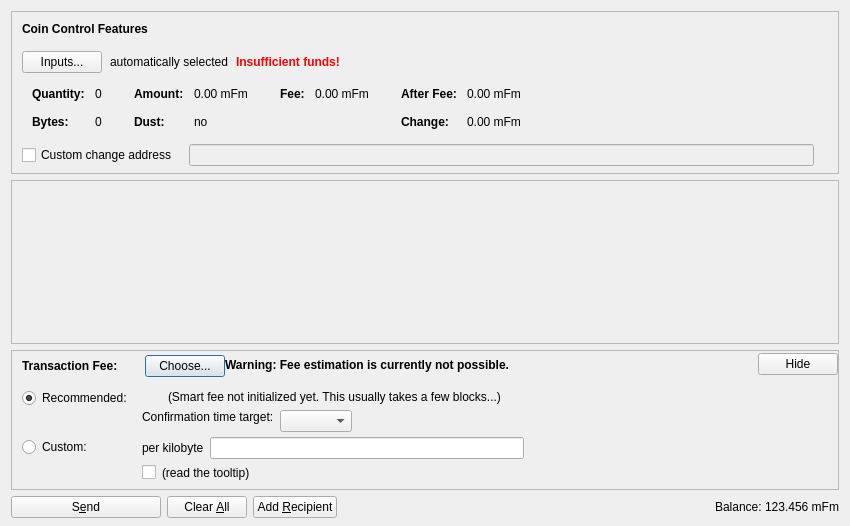
<?xml version="1.0" encoding="UTF-8"?>
<ui version="4.0">
 <class>SendCoinsDialog</class>
 <widget class="QDialog" name="SendCoinsDialog">
  <property name="geometry">
   <rect>
    <x>0</x>
    <y>0</y>
    <width>850</width>
    <height>526</height>
   </rect>
  </property>
  <property name="windowTitle">
   <string>Send Coins</string>
  </property>
  <layout class="QVBoxLayout" name="verticalLayout" stretch="0,1,0,0">
   <property name="bottomMargin">
    <number>8</number>
   </property>
   <item>
    <widget class="QFrame" name="frameCoinControl">
     <property name="sizePolicy">
      <sizepolicy hsizetype="Expanding" vsizetype="Expanding">
       <horstretch>0</horstretch>
       <verstretch>0</verstretch>
      </sizepolicy>
     </property>
     <property name="maximumSize">
      <size>
       <width>16777215</width>
       <height>16777215</height>
      </size>
     </property>
     <property name="frameShape">
      <enum>QFrame::StyledPanel</enum>
     </property>
     <property name="frameShadow">
      <enum>QFrame::Sunken</enum>
     </property>
     <layout class="QVBoxLayout" name="verticalLayoutCoinControl2">
      <property name="spacing">
       <number>0</number>
      </property>
      <property name="leftMargin">
       <number>0</number>
      </property>
      <property name="topMargin">
       <number>0</number>
      </property>
      <property name="rightMargin">
       <number>0</number>
      </property>
      <property name="bottomMargin">
       <number>6</number>
      </property>
      <item>
       <layout class="QVBoxLayout" name="verticalLayoutCoinControl" stretch="0,0,0,0,1">
        <property name="spacing">
         <number>0</number>
        </property>
        <property name="leftMargin">
         <number>10</number>
        </property>
        <property name="topMargin">
         <number>10</number>
        </property>
        <item>
         <layout class="QHBoxLayout" name="horizontalLayoutCoinControl1">
          <property name="bottomMargin">
           <number>15</number>
          </property>
          <item>
           <widget class="QLabel" name="labelCoinControlFeatures">
            <property name="sizePolicy">
             <sizepolicy hsizetype="Preferred" vsizetype="Maximum">
              <horstretch>0</horstretch>
              <verstretch>0</verstretch>
             </sizepolicy>
            </property>
            <property name="font">
             <font>
              <weight>75</weight>
              <bold>true</bold>
             </font>
            </property>
            <property name="styleSheet">
             <string notr="true">font-weight:bold;</string>
            </property>
            <property name="text">
             <string>Coin Control Features</string>
            </property>
           </widget>
          </item>
         </layout>
        </item>
        <item>
         <layout class="QHBoxLayout" name="horizontalLayoutCoinControl2" stretch="0,0,0,0">
          <property name="spacing">
           <number>8</number>
          </property>
          <property name="bottomMargin">
           <number>10</number>
          </property>
          <item>
           <widget class="QPushButton" name="pushButtonCoinControl">
            <property name="styleSheet">
             <string notr="true"/>
            </property>
            <property name="text">
             <string>Inputs...</string>
            </property>
            <property name="autoDefault">
             <bool>false</bool>
            </property>
           </widget>
          </item>
          <item>
           <widget class="QLabel" name="labelCoinControlAutomaticallySelected">
            <property name="text">
             <string>automatically selected</string>
            </property>
            <property name="margin">
             <number>5</number>
            </property>
           </widget>
          </item>
          <item>
           <widget class="QLabel" name="labelCoinControlInsuffFunds">
            <property name="font">
             <font>
              <weight>75</weight>
              <bold>true</bold>
             </font>
            </property>
            <property name="styleSheet">
             <string notr="true">color:red;font-weight:bold;</string>
            </property>
            <property name="text">
             <string>Insufficient funds!</string>
            </property>
            <property name="margin">
             <number>5</number>
            </property>
           </widget>
          </item>
          <item>
           <spacer name="horizontalSpacerCoinControl">
            <property name="orientation">
             <enum>Qt::Horizontal</enum>
            </property>
            <property name="sizeHint" stdset="0">
             <size>
              <width>40</width>
              <height>1</height>
             </size>
            </property>
           </spacer>
          </item>
         </layout>
        </item>
        <item>
         <widget class="QWidget" name="widgetCoinControl" native="true">
          <property name="sizePolicy">
           <sizepolicy hsizetype="Preferred" vsizetype="Preferred">
            <horstretch>0</horstretch>
            <verstretch>0</verstretch>
           </sizepolicy>
          </property>
          <property name="minimumSize">
           <size>
            <width>0</width>
            <height>0</height>
           </size>
          </property>
          <property name="styleSheet">
           <string notr="true"/>
          </property>
          <layout class="QHBoxLayout" name="horizontalLayoutCoinControl5">
           <property name="leftMargin">
            <number>0</number>
           </property>
           <property name="topMargin">
            <number>0</number>
           </property>
           <property name="rightMargin">
            <number>0</number>
           </property>
           <property name="bottomMargin">
            <number>0</number>
           </property>
           <item>
            <layout class="QHBoxLayout" name="horizontalLayoutCoinControl3" stretch="0,0,0,1">
             <property name="spacing">
              <number>20</number>
             </property>
             <property name="topMargin">
              <number>0</number>
             </property>
             <property name="bottomMargin">
              <number>10</number>
             </property>
             <item>
              <layout class="QFormLayout" name="formLayoutCoinControl1">
               <property name="horizontalSpacing">
                <number>10</number>
               </property>
               <property name="verticalSpacing">
                <number>14</number>
               </property>
               <property name="leftMargin">
                <number>10</number>
               </property>
               <property name="topMargin">
                <number>4</number>
               </property>
               <property name="rightMargin">
                <number>6</number>
               </property>
               <item row="0" column="0">
                <widget class="QLabel" name="labelCoinControlQuantityText">
                 <property name="font">
                  <font>
                   <weight>75</weight>
                   <bold>true</bold>
                  </font>
                 </property>
                 <property name="text">
                  <string>Quantity:</string>
                 </property>
                 <property name="margin">
                  <number>0</number>
                 </property>
                </widget>
               </item>
               <item row="0" column="1">
                <widget class="QLabel" name="labelCoinControlQuantity">
                 <property name="cursor">
                  <cursorShape>IBeamCursor</cursorShape>
                 </property>
                 <property name="contextMenuPolicy">
                  <enum>Qt::ActionsContextMenu</enum>
                 </property>
                 <property name="text">
                  <string notr="true">0</string>
                 </property>
                 <property name="margin">
                  <number>0</number>
                 </property>
                 <property name="textInteractionFlags">
                  <set>Qt::LinksAccessibleByMouse|Qt::TextSelectableByKeyboard|Qt::TextSelectableByMouse</set>
                 </property>
                </widget>
               </item>
               <item row="1" column="0">
                <widget class="QLabel" name="labelCoinControlBytesText">
                 <property name="font">
                  <font>
                   <weight>75</weight>
                   <bold>true</bold>
                  </font>
                 </property>
                 <property name="text">
                  <string>Bytes:</string>
                 </property>
                </widget>
               </item>
               <item row="1" column="1">
                <widget class="QLabel" name="labelCoinControlBytes">
                 <property name="cursor">
                  <cursorShape>IBeamCursor</cursorShape>
                 </property>
                 <property name="contextMenuPolicy">
                  <enum>Qt::ActionsContextMenu</enum>
                 </property>
                 <property name="text">
                  <string notr="true">0</string>
                 </property>
                 <property name="textInteractionFlags">
                  <set>Qt::LinksAccessibleByMouse|Qt::TextSelectableByKeyboard|Qt::TextSelectableByMouse</set>
                 </property>
                </widget>
               </item>
              </layout>
             </item>
             <item>
              <layout class="QFormLayout" name="formLayoutCoinControl2">
               <property name="horizontalSpacing">
                <number>10</number>
               </property>
               <property name="verticalSpacing">
                <number>14</number>
               </property>
               <property name="leftMargin">
                <number>6</number>
               </property>
               <property name="topMargin">
                <number>4</number>
               </property>
               <property name="rightMargin">
                <number>6</number>
               </property>
               <item row="0" column="0">
                <widget class="QLabel" name="labelCoinControlAmountText">
                 <property name="font">
                  <font>
                   <weight>75</weight>
                   <bold>true</bold>
                  </font>
                 </property>
                 <property name="text">
                  <string>Amount:</string>
                 </property>
                 <property name="margin">
                  <number>0</number>
                 </property>
                </widget>
               </item>
               <item row="0" column="1">
                <widget class="QLabel" name="labelCoinControlAmount">
                 <property name="cursor">
                  <cursorShape>IBeamCursor</cursorShape>
                 </property>
                 <property name="contextMenuPolicy">
                  <enum>Qt::ActionsContextMenu</enum>
                 </property>
                 <property name="text">
                  <string notr="true">0.00 mFm</string>
                 </property>
                 <property name="textInteractionFlags">
                  <set>Qt::LinksAccessibleByMouse|Qt::TextSelectableByKeyboard|Qt::TextSelectableByMouse</set>
                 </property>
                </widget>
               </item>
               <item row="1" column="0">
                <widget class="QLabel" name="labelCoinControlLowOutputText">
                 <property name="font">
                  <font>
                   <weight>75</weight>
                   <bold>true</bold>
                  </font>
                 </property>
                 <property name="text">
                  <string>Dust:</string>
                 </property>
                </widget>
               </item>
               <item row="1" column="1">
                <widget class="QLabel" name="labelCoinControlLowOutput">
                 <property name="cursor">
                  <cursorShape>IBeamCursor</cursorShape>
                 </property>
                 <property name="contextMenuPolicy">
                  <enum>Qt::ActionsContextMenu</enum>
                 </property>
                 <property name="text">
                  <string notr="true">no</string>
                 </property>
                 <property name="textInteractionFlags">
                  <set>Qt::LinksAccessibleByMouse|Qt::TextSelectableByKeyboard|Qt::TextSelectableByMouse</set>
                 </property>
                </widget>
               </item>
              </layout>
             </item>
             <item>
              <layout class="QFormLayout" name="formLayoutCoinControl3">
               <property name="horizontalSpacing">
                <number>10</number>
               </property>
               <property name="verticalSpacing">
                <number>14</number>
               </property>
               <property name="leftMargin">
                <number>6</number>
               </property>
               <property name="topMargin">
                <number>4</number>
               </property>
               <property name="rightMargin">
                <number>6</number>
               </property>
               <item row="0" column="0">
                <widget class="QLabel" name="labelCoinControlFeeText">
                 <property name="font">
                  <font>
                   <weight>75</weight>
                   <bold>true</bold>
                  </font>
                 </property>
                 <property name="text">
                  <string>Fee:</string>
                 </property>
                 <property name="margin">
                  <number>0</number>
                 </property>
                </widget>
               </item>
               <item row="0" column="1">
                <widget class="QLabel" name="labelCoinControlFee">
                 <property name="cursor">
                  <cursorShape>IBeamCursor</cursorShape>
                 </property>
                 <property name="contextMenuPolicy">
                  <enum>Qt::ActionsContextMenu</enum>
                 </property>
                 <property name="text">
                  <string notr="true">0.00 mFm</string>
                 </property>
                 <property name="textInteractionFlags">
                  <set>Qt::LinksAccessibleByMouse|Qt::TextSelectableByKeyboard|Qt::TextSelectableByMouse</set>
                 </property>
                </widget>
               </item>
              </layout>
             </item>
             <item>
              <layout class="QFormLayout" name="formLayoutCoinControl4">
               <property name="horizontalSpacing">
                <number>10</number>
               </property>
               <property name="verticalSpacing">
                <number>14</number>
               </property>
               <property name="leftMargin">
                <number>6</number>
               </property>
               <property name="topMargin">
                <number>4</number>
               </property>
               <property name="rightMargin">
                <number>6</number>
               </property>
               <item row="0" column="0">
                <widget class="QLabel" name="labelCoinControlAfterFeeText">
                 <property name="font">
                  <font>
                   <weight>75</weight>
                   <bold>true</bold>
                  </font>
                 </property>
                 <property name="text">
                  <string>After Fee:</string>
                 </property>
                 <property name="margin">
                  <number>0</number>
                 </property>
                </widget>
               </item>
               <item row="0" column="1">
                <widget class="QLabel" name="labelCoinControlAfterFee">
                 <property name="cursor">
                  <cursorShape>IBeamCursor</cursorShape>
                 </property>
                 <property name="contextMenuPolicy">
                  <enum>Qt::ActionsContextMenu</enum>
                 </property>
                 <property name="text">
                  <string notr="true">0.00 mFm</string>
                 </property>
                 <property name="textInteractionFlags">
                  <set>Qt::LinksAccessibleByMouse|Qt::TextSelectableByKeyboard|Qt::TextSelectableByMouse</set>
                 </property>
                </widget>
               </item>
               <item row="1" column="0">
                <widget class="QLabel" name="labelCoinControlChangeText">
                 <property name="font">
                  <font>
                   <weight>75</weight>
                   <bold>true</bold>
                  </font>
                 </property>
                 <property name="text">
                  <string>Change:</string>
                 </property>
                </widget>
               </item>
               <item row="1" column="1">
                <widget class="QLabel" name="labelCoinControlChange">
                 <property name="cursor">
                  <cursorShape>IBeamCursor</cursorShape>
                 </property>
                 <property name="contextMenuPolicy">
                  <enum>Qt::ActionsContextMenu</enum>
                 </property>
                 <property name="text">
                  <string notr="true">0.00 mFm</string>
                 </property>
                 <property name="textInteractionFlags">
                  <set>Qt::LinksAccessibleByMouse|Qt::TextSelectableByKeyboard|Qt::TextSelectableByMouse</set>
                 </property>
                </widget>
               </item>
              </layout>
             </item>
            </layout>
           </item>
          </layout>
         </widget>
        </item>
        <item>
         <layout class="QHBoxLayout" name="horizontalLayoutCoinControl4" stretch="0,0,0">
          <property name="spacing">
           <number>12</number>
          </property>
          <property name="sizeConstraint">
           <enum>QLayout::SetDefaultConstraint</enum>
          </property>
          <property name="topMargin">
           <number>5</number>
          </property>
          <property name="rightMargin">
           <number>5</number>
          </property>
          <item>
           <widget class="QCheckBox" name="checkBoxCoinControlChange">
            <property name="toolTip">
             <string>If this is activated, but the change address is empty or invalid, change will be sent to a newly generated address.</string>
            </property>
            <property name="text">
             <string>Custom change address</string>
            </property>
           </widget>
          </item>
          <item>
           <widget class="QValidatedLineEdit" name="lineEditCoinControlChange">
            <property name="enabled">
             <bool>false</bool>
            </property>
            <property name="sizePolicy">
             <sizepolicy hsizetype="Expanding" vsizetype="Fixed">
              <horstretch>0</horstretch>
              <verstretch>0</verstretch>
             </sizepolicy>
            </property>
           </widget>
          </item>
          <item>
           <widget class="QLabel" name="labelCoinControlChangeLabel">
            <property name="sizePolicy">
             <sizepolicy hsizetype="Preferred" vsizetype="Expanding">
              <horstretch>0</horstretch>
              <verstretch>0</verstretch>
             </sizepolicy>
            </property>
            <property name="minimumSize">
             <size>
              <width>0</width>
              <height>0</height>
             </size>
            </property>
            <property name="text">
             <string/>
            </property>
            <property name="margin">
             <number>3</number>
            </property>
           </widget>
          </item>
         </layout>
        </item>
        <item>
         <spacer name="verticalSpacerCoinControl">
          <property name="orientation">
           <enum>Qt::Vertical</enum>
          </property>
          <property name="sizeHint" stdset="0">
           <size>
            <width>800</width>
            <height>1</height>
           </size>
          </property>
         </spacer>
        </item>
       </layout>
      </item>
     </layout>
    </widget>
   </item>
   <item>
    <widget class="QScrollArea" name="scrollArea">
     <property name="widgetResizable">
      <bool>true</bool>
     </property>
     <widget class="QWidget" name="scrollAreaWidgetContents">
      <property name="geometry">
       <rect>
        <x>0</x>
        <y>0</y>
        <width>830</width>
        <height>104</height>
       </rect>
      </property>
      <layout class="QVBoxLayout" name="verticalLayout_2" stretch="0,1">
       <property name="leftMargin">
        <number>0</number>
       </property>
       <property name="topMargin">
        <number>0</number>
       </property>
       <property name="rightMargin">
        <number>0</number>
       </property>
       <property name="bottomMargin">
        <number>0</number>
       </property>
       <item>
        <layout class="QVBoxLayout" name="entries">
         <property name="spacing">
          <number>6</number>
         </property>
        </layout>
       </item>
       <item>
        <spacer name="verticalSpacer">
         <property name="orientation">
          <enum>Qt::Vertical</enum>
         </property>
         <property name="sizeHint" stdset="0">
          <size>
           <width>20</width>
           <height>40</height>
          </size>
         </property>
        </spacer>
       </item>
      </layout>
     </widget>
    </widget>
   </item>
   <item>
    <widget class="QFrame" name="frameFee">
     <property name="sizePolicy">
      <sizepolicy hsizetype="Expanding" vsizetype="Expanding">
       <horstretch>0</horstretch>
       <verstretch>0</verstretch>
      </sizepolicy>
     </property>
     <property name="maximumSize">
      <size>
       <width>16777215</width>
       <height>16777215</height>
      </size>
     </property>
     <property name="frameShape">
      <enum>QFrame::StyledPanel</enum>
     </property>
     <property name="frameShadow">
      <enum>QFrame::Sunken</enum>
     </property>
     <layout class="QVBoxLayout" name="verticalLayoutFee1">
      <property name="spacing">
       <number>0</number>
      </property>
      <property name="leftMargin">
       <number>0</number>
      </property>
      <property name="topMargin">
       <number>0</number>
      </property>
      <property name="rightMargin">
       <number>0</number>
      </property>
      <property name="bottomMargin">
       <number>0</number>
      </property>
      <item>
       <layout class="QVBoxLayout" name="verticalLayoutFee2" stretch="0,0,0">
        <property name="spacing">
         <number>0</number>
        </property>
        <property name="leftMargin">
         <number>10</number>
        </property>
        <property name="topMargin">
         <number>0</number>
        </property>
        <item>
         <layout class="QHBoxLayout" name="horizontalLayoutFee1">
          <property name="bottomMargin">
           <number>0</number>
          </property>
          <item>
           <layout class="QVBoxLayout" name="verticalLayoutFee7">
            <property name="spacing">
             <number>0</number>
            </property>
            <item>
             <spacer name="verticalSpacerSmartFee">
              <property name="orientation">
               <enum>Qt::Vertical</enum>
              </property>
              <property name="sizeType">
               <enum>QSizePolicy::Fixed</enum>
              </property>
              <property name="sizeHint" stdset="0">
               <size>
                <width>1</width>
                <height>4</height>
               </size>
              </property>
             </spacer>
            </item>
            <item>
             <layout class="QHBoxLayout" name="horizontalLayoutSmartFee">
              <property name="spacing">
               <number>10</number>
              </property>
              <item>
               <widget class="QLabel" name="labelFeeHeadline">
                <property name="sizePolicy">
                 <sizepolicy hsizetype="Preferred" vsizetype="Maximum">
                  <horstretch>0</horstretch>
                  <verstretch>0</verstretch>
                 </sizepolicy>
                </property>
                <property name="font">
                 <font>
                  <weight>75</weight>
                  <bold>true</bold>
                 </font>
                </property>
                <property name="styleSheet">
                 <string notr="true">font-weight:bold;</string>
                </property>
                <property name="text">
                 <string>Transaction Fee:</string>
                </property>
               </widget>
              </item>
              <item>
               <widget class="QLabel" name="labelFeeMinimized">
                <property name="text">
                 <string/>
                </property>
               </widget>
              </item>
              <item>
               <widget class="QPushButton" name="buttonChooseFee">
                <property name="text">
                 <string>Choose...</string>
                </property>
               </widget>
              </item>
             </layout>
            </item>
            <item>
             <spacer name="verticalSpacer_5">
              <property name="orientation">
               <enum>Qt::Vertical</enum>
              </property>
              <property name="sizeHint" stdset="0">
               <size>
                <width>1</width>
                <height>1</height>
               </size>
              </property>
             </spacer>
            </item>
           </layout>
          </item>
          <item>
           <widget class="QLabel" name="fallbackFeeWarningLabel">
            <property name="toolTip">
             <string>Using the fallbackfee can result in sending a transaction that will take several hours or days (or never) to confirm. Consider choosing your fee manually or wait until you have validated the complete chain.</string>
            </property>
            <property name="font">
            <font>
                <weight>75</weight>
                <bold>true</bold>
            </font>
            </property>
            <property name="text">
             <string>Warning: Fee estimation is currently not possible.</string>
            </property>
            <property name="wordWrap">
             <bool>false</bool>
            </property>
           </widget>
          </item>
          <item>
           <spacer name="horizontalSpacer_4">
            <property name="orientation">
             <enum>Qt::Horizontal</enum>
            </property>
            <property name="sizeType">
             <enum>QSizePolicy::MinimumExpanding</enum>
            </property>
            <property name="sizeHint" stdset="0">
             <size>
              <width>40</width>
              <height>20</height>
             </size>
            </property>
           </spacer>
          </item>
          <item>
           <widget class="QPushButton" name="buttonMinimizeFee">
            <property name="toolTip">
             <string>collapse fee-settings</string>
            </property>
            <property name="text">
             <string>Hide</string>
            </property>
           </widget>
          </item>
         </layout>
        </item>
        <item>
         <widget class="QFrame" name="frameFeeSelection">
          <layout class="QVBoxLayout" name="verticalLayoutFee12">
           <property name="spacing">
            <number>0</number>
           </property>
           <property name="leftMargin">
            <number>0</number>
           </property>
           <property name="topMargin">
            <number>0</number>
           </property>
           <property name="rightMargin">
            <number>0</number>
           </property>
           <property name="bottomMargin">
            <number>0</number>
           </property>
           <item>
            <layout class="QGridLayout" name="gridLayoutFee">
             <property name="topMargin">
              <number>10</number>
             </property>
             <property name="bottomMargin">
              <number>4</number>
             </property>
             <property name="horizontalSpacing">
              <number>10</number>
             </property>
             <property name="verticalSpacing">
              <number>4</number>
             </property>
             <item row="1" column="1">
              <layout class="QVBoxLayout" name="verticalLayoutFee8">
               <property name="spacing">
                <number>6</number>
               </property>
               <item>
                <layout class="QHBoxLayout" name="horizontalLayoutFee13">
                 <item>
                  <widget class="QLabel" name="labelCustomPerKilobyte">
                   <property name="toolTip">
                    <string>If the custom fee is set to 1000 satoshis and the transaction is only 250 bytes, then &quot;per kilobyte&quot; only pays 250 satoshis in fee, while &quot;total at least&quot; pays 1000 satoshis. For transactions bigger than a kilobyte both pay by kilobyte.</string>
                   </property>
                   <property name="text">
                    <string>per kilobyte</string>
                   </property>
                  </widget>
                 </item>
                 <item>
                  <widget class="BitcoinAmountField" name="customFee"/>
                 </item>
                 <item>
                  <spacer name="horizontalSpacer_6">
                   <property name="orientation">
                    <enum>Qt::Horizontal</enum>
                   </property>
                   <property name="sizeHint" stdset="0">
                    <size>
                     <width>1</width>
                     <height>1</height>
                    </size>
                   </property>
                  </spacer>
                 </item>
                </layout>
               </item>
               <item>
                <layout class="QHBoxLayout" name="horizontalLayoutFee8">
                 <item>
                  <widget class="QCheckBox" name="checkBoxMinimumFee">
                   <property name="toolTip">
                    <string>Paying only the minimum fee is just fine as long as there is less transaction volume than space in the blocks. But be aware that this can end up in a never confirming transaction once there is more demand for mfmcoin transactions than the network can process.</string>
                   </property>
                   <property name="text">
                    <string/>
                   </property>
                  </widget>
                 </item>
                 <item>
                  <widget class="QLabel" name="labelMinFeeWarning">
                   <property name="enabled">
                    <bool>true</bool>
                   </property>
                   <property name="toolTip">
                    <string>Paying only the minimum fee is just fine as long as there is less transaction volume than space in the blocks. But be aware that this can end up in a never confirming transaction once there is more demand for mfmcoin transactions than the network can process.</string>
                   </property>
                   <property name="text">
                    <string>(read the tooltip)</string>
                   </property>
                   <property name="margin">
                    <number>5</number>
                   </property>
                  </widget>
                 </item>
                 <item>
                  <spacer name="horizontalSpacer_2">
                   <property name="orientation">
                    <enum>Qt::Horizontal</enum>
                   </property>
                   <property name="sizeHint" stdset="0">
                    <size>
                     <width>1</width>
                     <height>1</height>
                    </size>
                   </property>
                  </spacer>
                 </item>
                </layout>
               </item>
              </layout>
             </item>
             <item row="0" column="0">
              <layout class="QVBoxLayout" name="verticalLayoutFee4" stretch="0,1">
               <item>
                <widget class="QRadioButton" name="radioSmartFee">
                 <property name="text">
                  <string>Recommended:</string>
                 </property>
                 <property name="checked">
                  <bool>true</bool>
                 </property>
                 <attribute name="buttonGroup">
                  <string notr="true">groupFee</string>
                 </attribute>
                </widget>
               </item>
               <item>
                <spacer name="verticalSpacer_2">
                 <property name="orientation">
                  <enum>Qt::Vertical</enum>
                 </property>
                 <property name="sizeHint" stdset="0">
                  <size>
                   <width>1</width>
                   <height>1</height>
                  </size>
                 </property>
                </spacer>
               </item>
              </layout>
             </item>
             <item row="1" column="0">
              <layout class="QVBoxLayout" name="verticalLayoutFee9" stretch="0,1">
               <item>
                <widget class="QRadioButton" name="radioCustomFee">
                 <property name="text">
                  <string>Custom:</string>
                 </property>
                 <attribute name="buttonGroup">
                  <string notr="true">groupFee</string>
                 </attribute>
                </widget>
               </item>
               <item>
                <spacer name="verticalSpacer_6">
                 <property name="orientation">
                  <enum>Qt::Vertical</enum>
                 </property>
                 <property name="sizeHint" stdset="0">
                  <size>
                   <width>1</width>
                   <height>1</height>
                  </size>
                 </property>
                </spacer>
               </item>
              </layout>
             </item>
             <item row="0" column="1">
              <layout class="QVBoxLayout" name="verticalLayoutFee3" stretch="0,0,1">
               <property name="spacing">
                <number>6</number>
               </property>
               <property name="topMargin">
                <number>2</number>
               </property>
               <item>
                <layout class="QHBoxLayout" name="horizontalLayoutFee12">
                 <item>
                  <widget class="QLabel" name="labelSmartFee">
                   <property name="text">
                    <string/>
                   </property>
                   <property name="margin">
                    <number>2</number>
                   </property>
                  </widget>
                 </item>
                 <item>
                  <widget class="QLabel" name="labelFeeEstimation">
                   <property name="text">
                    <string/>
                   </property>
                  </widget>
                 </item>
                 <item>
                  <widget class="QLabel" name="labelSmartFee2">
                   <property name="text">
                    <string>(Smart fee not initialized yet. This usually takes a few blocks...)</string>
                   </property>
                   <property name="margin">
                    <number>2</number>
                   </property>
                  </widget>
                 </item>
                 <item>
                  <spacer name="horizontalSpacer_5">
                   <property name="orientation">
                    <enum>Qt::Horizontal</enum>
                   </property>
                   <property name="sizeHint" stdset="0">
                    <size>
                     <width>1</width>
                     <height>1</height>
                    </size>
                   </property>
                  </spacer>
                 </item>
                </layout>
               </item>
               <item>
                <layout class="QHBoxLayout" name="horizontalLayoutFee9">
                 <item>
                  <layout class="QVBoxLayout" name="verticalLayoutFee6">
                   <item>
                    <widget class="QLabel" name="labelSmartFee3">
                     <property name="text">
                      <string>Confirmation time target:</string>
                     </property>
                     <property name="margin">
                      <number>2</number>
                     </property>
                    </widget>
                   </item>
                   <item>
                    <spacer name="verticalSpacer_3">
                     <property name="orientation">
                      <enum>Qt::Vertical</enum>
                     </property>
                     <property name="sizeHint" stdset="0">
                      <size>
                       <width>1</width>
                       <height>1</height>
                      </size>
                     </property>
                    </spacer>
                   </item>
                  </layout>
                 </item>
                 <item>
                  <layout class="QVBoxLayout" name="verticalLayoutFee5">
                   <property name="rightMargin">
                    <number>30</number>
                   </property>
                   <item>
                    <layout class="QHBoxLayout" name="horizontalLayoutConfTarget">
                     <property name="bottomMargin">
                      <number>0</number>
                     </property>
                     <item>
                      <widget class="QComboBox" name="confTargetSelector"/>
                     </item>
                     <item>
                      <spacer name="horizontalSpacerConfTarget">
                       <property name="orientation">
                        <enum>Qt::Horizontal</enum>
                       </property>
                       <property name="sizeHint" stdset="0">
                        <size>
                         <width>40</width>
                         <height>20</height>
                        </size>
                       </property>
                      </spacer>
                     </item>
                    </layout>
                   </item>
                  </layout>
                 </item>
                </layout>
               </item>
               <item>
                <spacer name="verticalSpacer_4">
                 <property name="orientation">
                  <enum>Qt::Vertical</enum>
                 </property>
                 <property name="sizeHint" stdset="0">
                  <size>
                   <width>1</width>
                   <height>1</height>
                  </size>
                 </property>
                </spacer>
               </item>
              </layout>
             </item>
            </layout>
           </item>
          </layout>
         </widget>
        </item>
        <item>
         <spacer name="verticalSpacerFee">
          <property name="orientation">
           <enum>Qt::Vertical</enum>
          </property>
          <property name="sizeHint" stdset="0">
           <size>
            <width>40</width>
            <height>5</height>
           </size>
          </property>
         </spacer>
        </item>
       </layout>
      </item>
     </layout>
    </widget>
   </item>
   <item>
    <layout class="QHBoxLayout" name="horizontalLayout">
     <item>
      <widget class="QPushButton" name="sendButton">
       <property name="minimumSize">
        <size>
         <width>150</width>
         <height>0</height>
        </size>
       </property>
       <property name="toolTip">
        <string>Confirm the send action</string>
       </property>
       <property name="text">
        <string>S&amp;end</string>
       </property>
       <property name="icon">
        <iconset resource="../bitcoin.qrc">
         <normaloff>:/icons/send</normaloff>:/icons/send</iconset>
       </property>
       <property name="autoDefault">
        <bool>false</bool>
       </property>
       <property name="default">
        <bool>false</bool>
       </property>
      </widget>
     </item>
     <item>
      <widget class="QPushButton" name="clearButton">
       <property name="sizePolicy">
        <sizepolicy hsizetype="Minimum" vsizetype="Fixed">
         <horstretch>0</horstretch>
         <verstretch>0</verstretch>
        </sizepolicy>
       </property>
       <property name="toolTip">
        <string>Clear all fields of the form.</string>
       </property>
       <property name="text">
        <string>Clear &amp;All</string>
       </property>
       <property name="icon">
        <iconset resource="../bitcoin.qrc">
         <normaloff>:/icons/remove</normaloff>:/icons/remove</iconset>
       </property>
       <property name="autoDefault">
        <bool>false</bool>
       </property>
      </widget>
     </item>
     <item>
      <widget class="QPushButton" name="addButton">
       <property name="toolTip">
        <string>Send to multiple recipients at once</string>
       </property>
       <property name="text">
        <string>Add &amp;Recipient</string>
       </property>
       <property name="icon">
        <iconset resource="../bitcoin.qrc">
         <normaloff>:/icons/add</normaloff>:/icons/add</iconset>
       </property>
       <property name="autoDefault">
        <bool>false</bool>
       </property>
      </widget>
     </item>
     <item>
      <spacer name="horizontalSpacer">
       <property name="orientation">
        <enum>Qt::Horizontal</enum>
       </property>
       <property name="sizeHint" stdset="0">
        <size>
         <width>40</width>
         <height>20</height>
        </size>
       </property>
      </spacer>
     </item>
     <item>
      <layout class="QHBoxLayout" name="horizontalLayout_2">
       <property name="spacing">
        <number>3</number>
       </property>
       <item>
        <widget class="QLabel" name="label">
         <property name="sizePolicy">
          <sizepolicy hsizetype="Preferred" vsizetype="Fixed">
           <horstretch>0</horstretch>
           <verstretch>0</verstretch>
          </sizepolicy>
         </property>
         <property name="text">
          <string>Balance:</string>
         </property>
        </widget>
       </item>
       <item>
        <widget class="QLabel" name="labelBalance">
         <property name="sizePolicy">
          <sizepolicy hsizetype="Preferred" vsizetype="Fixed">
           <horstretch>0</horstretch>
           <verstretch>0</verstretch>
          </sizepolicy>
         </property>
         <property name="cursor">
          <cursorShape>IBeamCursor</cursorShape>
         </property>
         <property name="text">
          <string notr="true">123.456 mFm</string>
         </property>
         <property name="textInteractionFlags">
          <set>Qt::LinksAccessibleByMouse|Qt::TextSelectableByKeyboard|Qt::TextSelectableByMouse</set>
         </property>
        </widget>
       </item>
      </layout>
     </item>
    </layout>
   </item>
  </layout>
 </widget>
 <customwidgets>
  <customwidget>
   <class>QValidatedLineEdit</class>
   <extends>QLineEdit</extends>
   <header>qt/qvalidatedlineedit.h</header>
  </customwidget>
  <customwidget>
   <class>BitcoinAmountField</class>
   <extends>QLineEdit</extends>
   <header>qt/bitcoinamountfield.h</header>
   <container>1</container>
  </customwidget>
 </customwidgets>
 <resources>
  <include location="../bitcoin.qrc"/>
 </resources>
 <connections/>
 <buttongroups>
  <buttongroup name="groupFee"/>
 </buttongroups>
</ui>
